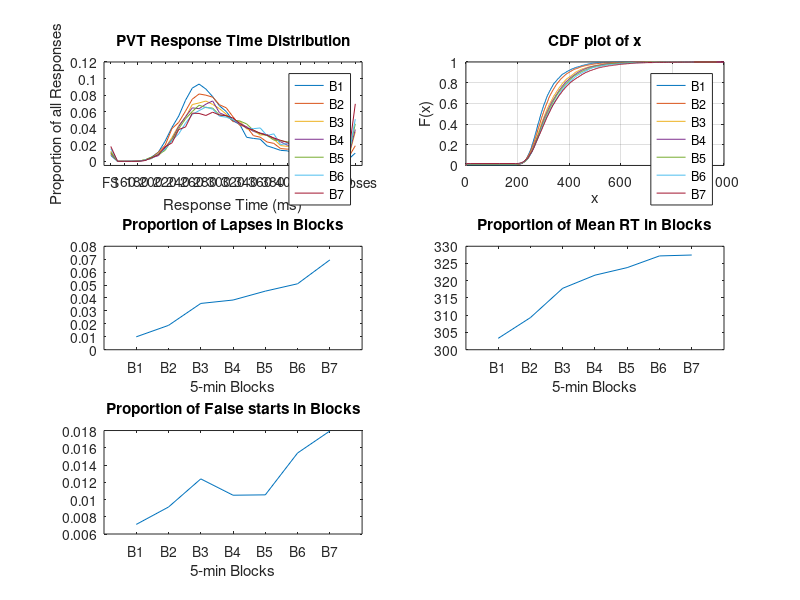

This figure's MATLAB source:

%% loading the data 
f = fopen('BlockStream.txt');
line = fgetl(f);
b1 = str2num(line);
line = fgetl(f);
b2 = str2num(line);
line = fgetl(f);
b3 = str2num(line);
line = fgetl(f);
b4 = str2num(line);
line = fgetl(f);
b5 = str2num(line);
line = fgetl(f);
b6 = str2num(line);
line = fgetl(f);
b7 = str2num(line);

PVT = load('PVT35min.txt');


U_UT = load('UUT.txt');

BlockLapses = load('BlockLapses.txt');
BlockMeanRT = load('BlockMeanRT.txt');
BlockFalseStarts = load('BlockFalseStarts.txt');

%% Create figure
figure;

subplot(3,2,1)

% Create multiple lines using matrix input to plot
plot(PVT');
xticks([1 3 5 7 9 11 13 15 17 19 21 23 25 27 29 31 33 35 37 39 40]);
xticklabels({'FS','160','180','200','220','240','260','280','300'...
     ,'320','340','360','380','400','420','440','460','480','Lapses','',''});
xtickangle(45);
%      'XTick',[1 3 5 7 9 11 13 15 17 19 21 23 25 27 29 31 33 35 37 39 40]);
xlim([0 38]);
ylim([-0.005 0.12]);
legend('B1', 'B2','B3','B4','B5','B6','B7');
 

title('PVT Response Time Distribution');
xlabel('Response Time (ms)');
ylabel('Proportion of all Responses');


% %%
% U_UT(:,1) = U_UT(:,1)/60; 
% % Create figure
% figure1 = figure;
% 
% % Create axes
% axes1 = axes('Parent',figure1);
% ylim(axes1,[2 3]);
% box(axes1,'on');
% hold(axes1,'on');
% 
% % Create multiple lines using matrix input to plot
% plot1 = plot(U_UT(:,1),U_UT(:,[2,3]));
% set(plot1(1),'DisplayName','Utility');
% set(plot1(2),'DisplayName','Utility Threshold');
% % Create legend
% legend1 = legend(axes1,'show');
% set(legend1,'FontSize',9);
% title('Trends in Utility/Threshold');
% xlabel('Time on Task (min)');

subplot(3,2,2)
cdfplot(b1);
hold on;

cdfplot(b2);
cdfplot(b3);
cdfplot(b4);
cdfplot(b5);
cdfplot(b6);
cdfplot(b7);
legend('B1', 'B2','B3','B4','B5','B6','B7');
xlim([0 1000]);

%figure for proportion of Lapses in the Blocks
subplot(3,2,3)
plot(BlockLapses);
title('Proportion of Lapses in Blocks');
xticks([1 2 3 4 5 6 7]);
xticklabels({'B1','B2','B3','B4','B5','B6','B7'});
xlim([0 8]);
xlabel('5-min Blocks');

%figure for mean Reaction Time in the Blocks
subplot(3,2,4)
plot (BlockMeanRT);
title('Proportion of Mean RT in Blocks');
xticks([1 2 3 4 5 6 7]);
xticklabels({'B1','B2','B3','B4','B5','B6','B7'});
xlim([0 8]);
xlabel('5-min Blocks');

%figure for False starts in the Blocks
subplot(3,2,5)
plot (BlockFalseStarts);
title('Proportion of False starts in Blocks');
xticks([1 2 3 4 5 6 7]);
xticklabels({'B1','B2','B3','B4','B5','B6','B7'});
xlim([0 8]);
xlabel('5-min Blocks');
